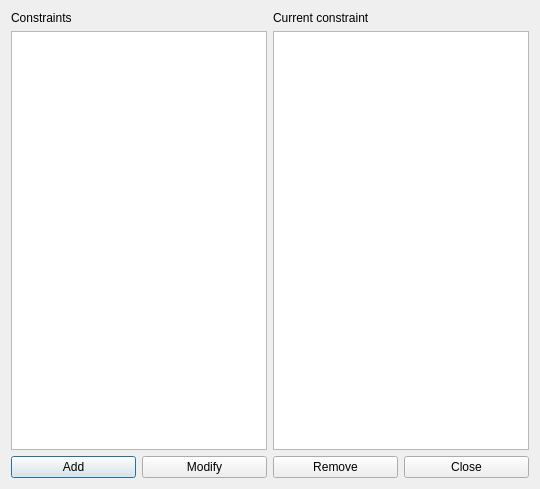
<?xml version="1.0" encoding="UTF-8"?>
<ui version="4.0">
 <class>ConstraintTeachersMaxTwoConsecutiveAfternoonsForm_template</class>
 <widget class="QDialog" name="ConstraintTeachersMaxTwoConsecutiveAfternoonsForm_template">
  <property name="geometry">
   <rect>
    <x>0</x>
    <y>0</y>
    <width>540</width>
    <height>489</height>
   </rect>
  </property>
  <property name="windowTitle">
   <string extracomment="This is the title of the dialog in which you see the list of all constraints of this type">Constraints teachers max two consecutive afternoons</string>
  </property>
  <layout class="QGridLayout" name="gridLayout">
   <item row="0" column="0">
    <layout class="QVBoxLayout" name="verticalLayout">
     <item>
      <widget class="QLabel" name="constraintsTextLabel">
       <property name="frameShape">
        <enum>QFrame::NoFrame</enum>
       </property>
       <property name="frameShadow">
        <enum>QFrame::Plain</enum>
       </property>
       <property name="text">
        <string>Constraints</string>
       </property>
       <property name="wordWrap">
        <bool>false</bool>
       </property>
      </widget>
     </item>
     <item>
      <widget class="QListWidget" name="constraintsListWidget"/>
     </item>
    </layout>
   </item>
   <item row="0" column="1">
    <layout class="QVBoxLayout" name="verticalLayout_2">
     <item>
      <widget class="QLabel" name="currentConstraintTextLabel">
       <property name="text">
        <string>Current constraint</string>
       </property>
       <property name="wordWrap">
        <bool>false</bool>
       </property>
      </widget>
     </item>
     <item>
      <widget class="QPlainTextEdit" name="currentConstraintTextEdit"/>
     </item>
    </layout>
   </item>
   <item row="1" column="0" colspan="2">
    <layout class="QHBoxLayout" name="horizontalLayout">
     <item>
      <widget class="QPushButton" name="addConstraintPushButton">
       <property name="text">
        <string>Add</string>
       </property>
      </widget>
     </item>
     <item>
      <widget class="QPushButton" name="modifyConstraintPushButton">
       <property name="text">
        <string>Modify</string>
       </property>
      </widget>
     </item>
     <item>
      <widget class="QPushButton" name="removeConstraintPushButton">
       <property name="text">
        <string>Remove</string>
       </property>
      </widget>
     </item>
     <item>
      <widget class="QPushButton" name="closePushButton">
       <property name="text">
        <string>Close</string>
       </property>
      </widget>
     </item>
    </layout>
   </item>
  </layout>
 </widget>
 <layoutdefault spacing="6" margin="11"/>
 <resources/>
 <connections/>
</ui>
